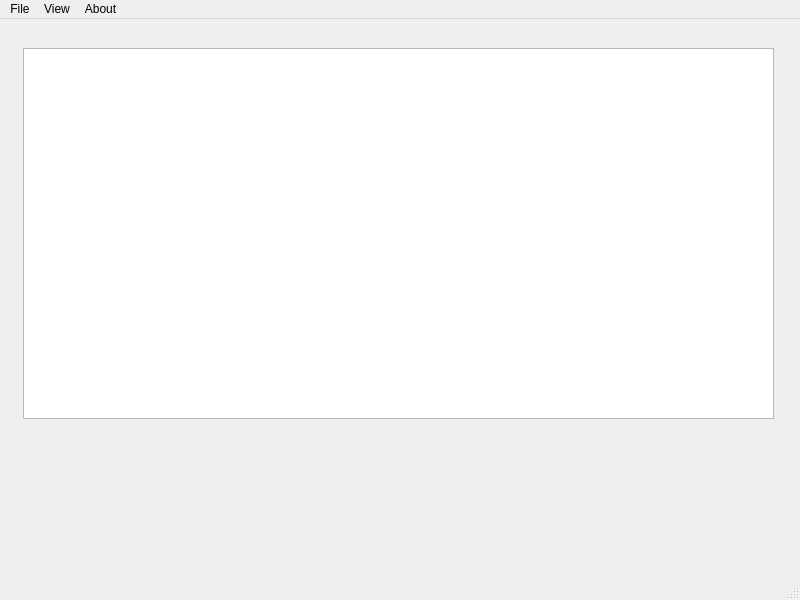
<?xml version="1.0" encoding="UTF-8"?>
<ui version="4.0">
 <class>MainWindow</class>
 <widget class="QMainWindow" name="MainWindow">
  <property name="geometry">
   <rect>
    <x>0</x>
    <y>0</y>
    <width>800</width>
    <height>600</height>
   </rect>
  </property>
  <property name="windowTitle">
   <string>MainWindow</string>
  </property>
  <widget class="QWidget" name="centralwidget">
   <widget class="QTextEdit" name="textEdit">
    <property name="geometry">
     <rect>
      <x>23</x>
      <y>29</y>
      <width>751</width>
      <height>371</height>
     </rect>
    </property>
   </widget>
  </widget>
  <widget class="QMenuBar" name="menubar">
   <property name="geometry">
    <rect>
     <x>0</x>
     <y>0</y>
     <width>800</width>
     <height>21</height>
    </rect>
   </property>
   <widget class="QMenu" name="menuFile">
    <property name="title">
     <string>File</string>
    </property>
    <addaction name="actionNew_File"/>
    <addaction name="actionSave"/>
    <addaction name="actionSave_as"/>
    <addaction name="actionAutosave"/>
    <addaction name="actionExit"/>
   </widget>
   <widget class="QMenu" name="menuView">
    <property name="title">
     <string>View</string>
    </property>
    <widget class="QMenu" name="menuThemes">
     <property name="title">
      <string>Themes</string>
     </property>
     <addaction name="actionLight_mode"/>
     <addaction name="actionDark_mode"/>
    </widget>
    <addaction name="menuThemes"/>
   </widget>
   <widget class="QMenu" name="menuAbout">
    <property name="title">
     <string>About</string>
    </property>
    <addaction name="actionAbout"/>
   </widget>
   <addaction name="menuFile"/>
   <addaction name="menuView"/>
   <addaction name="menuAbout"/>
  </widget>
  <widget class="QStatusBar" name="statusbar"/>
  <action name="actionLight_mode">
   <property name="checkable">
    <bool>true</bool>
   </property>
   <property name="text">
    <string>Light mode</string>
   </property>
  </action>
  <action name="actionDark_mode">
   <property name="checkable">
    <bool>true</bool>
   </property>
   <property name="text">
    <string>Dark mode</string>
   </property>
  </action>
  <action name="actionNew_File">
   <property name="text">
    <string>Open</string>
   </property>
  </action>
  <action name="actionSave">
   <property name="text">
    <string>Save</string>
   </property>
   <property name="shortcut">
    <string>Ctrl+S</string>
   </property>
  </action>
  <action name="actionSave_as">
   <property name="text">
    <string>Save as</string>
   </property>
  </action>
  <action name="actionAutosave">
   <property name="checkable">
    <bool>true</bool>
   </property>
   <property name="text">
    <string>Autosave (500ms)</string>
   </property>
  </action>
  <action name="actionExit">
   <property name="text">
    <string>Exit</string>
   </property>
   <property name="shortcut">
    <string>Ctrl+Q</string>
   </property>
  </action>
  <action name="actionAbout">
   <property name="text">
    <string>About</string>
   </property>
  </action>
 </widget>
 <resources/>
 <connections/>
</ui>
